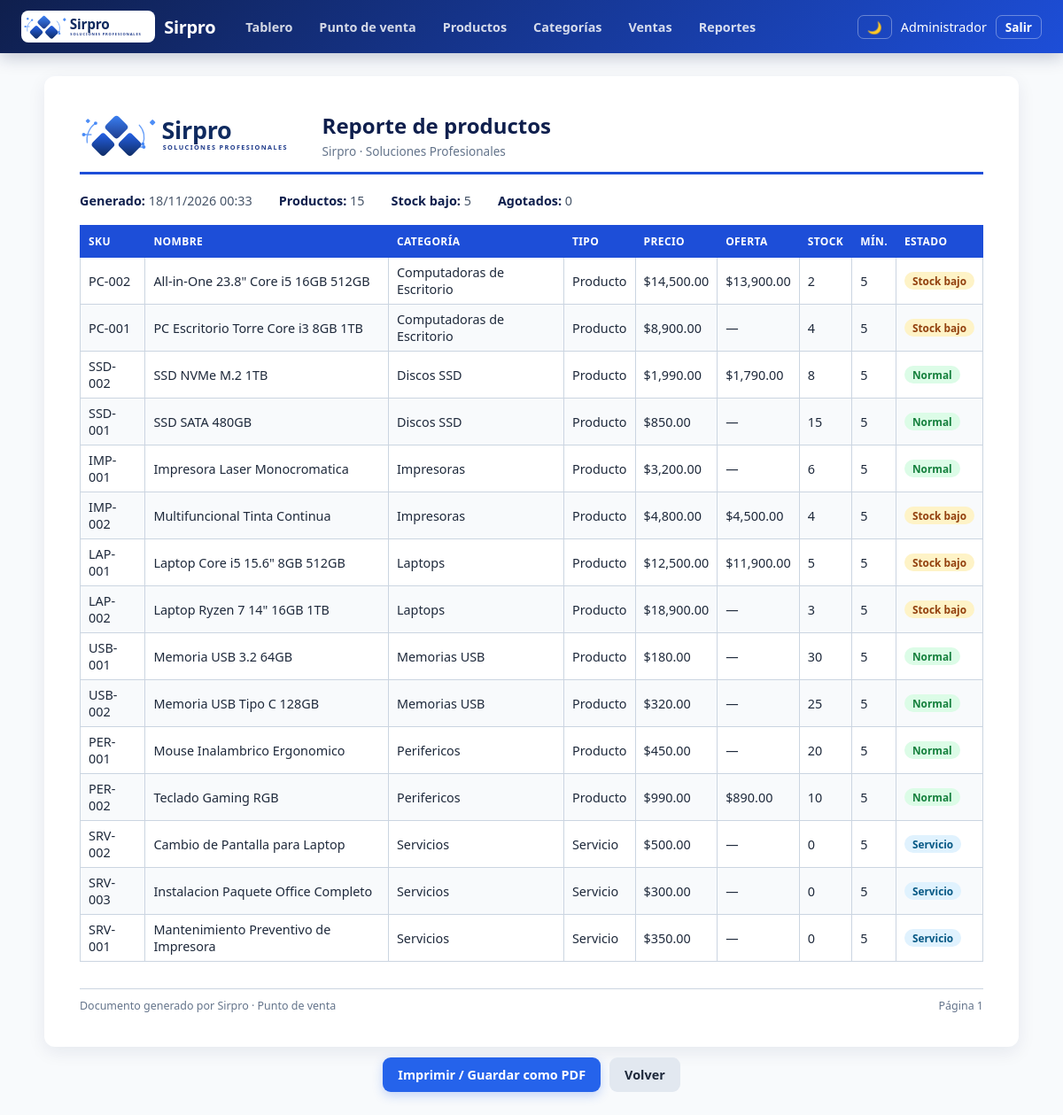
/reporte_productos.php (signed in), run on the app's committed database.
### tables this page shows
CREATE TABLE productos (
    id INT AUTO_INCREMENT PRIMARY KEY,
    sku VARCHAR(50) NOT NULL UNIQUE,
    nombre VARCHAR(150) NOT NULL,
    categoria_id INT NOT NULL,
    tipo ENUM('producto','servicio') NOT NULL DEFAULT 'producto',
    descripcion TEXT,
    imagen VARCHAR(120) NULL,
    precio DECIMAL(10,2) NOT NULL DEFAULT 0,
    precio_oferta DECIMAL(10,2) NULL,
    stock INT NOT NULL DEFAULT 0,
    stock_minimo INT NOT NULL DEFAULT 5,
    activo TINYINT(1) NOT NULL DEFAULT 1,
    FOREIGN KEY (categoria_id) REFERENCES categorias(id)
);

CREATE TABLE categorias (
    id INT AUTO_INCREMENT PRIMARY KEY,
    nombre VARCHAR(100) NOT NULL UNIQUE
);

### reporte_productos.php (the view, shortened to what this page needs)
<?php
require __DIR__ . '/includes/bootstrap.php';
$pdo = db();
$productos = $pdo->query(
    'SELECT p.sku, p.nombre, c.nombre AS categoria, p.tipo, p.descripcion,
            p.precio, p.precio_oferta, p.stock, p.stock_minimo
     FROM productos p
     JOIN categorias c ON c.id = p.categoria_id
     WHERE p.activo = 1
     ORDER BY c.nombre, p.nombre'
)->fetchAll();
$bajos = 0;
$agotados = 0;
foreach ($productos as $p) {
    if ($p['tipo'] !== 'producto') {
        continue;
    }
    $estado = estadoStock((int) $p['stock'], (int) ($p['stock_minimo'] ?? 5), 'producto');
    if ($estado === 'bajo') {
        $bajos++;
    } elseif ($estado === 'agotado') {
        $agotados++;
    }
}
render('Reporte de productos', '');
?>
<div class="reporte-pdf">
    <div class="hoja">
        <div class="hoja-cabecera">
            <img src="assets/logo.svg" alt="Sirpro">
            <div>
                <h2>Reporte de productos</h2>
                <p>Sirpro · Soluciones Profesionales</p>
            </div>
        </div>
        <div class="hoja-meta">
            <span><strong>Generado:</strong> <?= e(date('d/m/Y H:i')) ?></span>
            <span><strong>Productos:</strong> <?= count($productos) ?></span>
            <span><strong>Stock bajo:</strong> <?= $bajos ?></span>
            <span><strong>Agotados:</strong> <?= $agotados ?></span>
        </div>
        <table>
            <thead><tr><th>SKU</th><th>Nombre</th><th>Categoría</th><th>Tipo</th><th>Precio</th><th>Oferta</th><th>Stock</th><th>Mín.</th><th>Estado</th></tr></thead>
            <tbody>
            <?php foreach ($productos as $p): ?>
                <?php
                    $minimo = (int) ($p['stock_minimo'] ?? 5);
                    $estado = estadoStock((int) $p['stock'], $minimo, $p['tipo']);
                ?>
                <tr>
                    <td><?= e($p['sku']) ?></td>
                    <td><?= e($p['nombre']) ?></td>
                    <td><?= e($p['categoria']) ?></td>
                    <td><?= $p['tipo'] === 'servicio' ? 'Servicio' : 'Producto' ?></td>
                    <td><?= moneda((float) $p['precio']) ?></td>
                    <td><?= $p['precio_oferta'] !== null ? moneda((float) $p['precio_oferta']) : '—' ?></td>
                    <td><?= (int) $p['stock'] ?></td>
                    <td><?= $minimo ?></td>
                    <td><span class="badge <?= $estado ?>"><?= e(etiquetaStock($estado)) ?></span></td>
                </tr>
            <?php endforeach; ?>
            </tbody>
        </table>
        <div class="hoja-pie">
            <span>Documento generado por Sirpro · Punto de venta</span>
            <span>Página 1</span>
        </div>
    </div>
    <div class="acciones centrado no-print">
        <button type="button" class="btn primary" onclick="window.print()">Imprimir / Guardar como PDF</button>
        <a class="btn secondary" href="reportes.php">Volver</a>
    </div>
</div>
<?php renderFin(); ?>

### includes/bootstrap.php (shortened to what this page needs)
<?php
function e(mixed $valor): string
{
    return htmlspecialchars((string) $valor, ENT_QUOTES, 'UTF-8');
}
function moneda(float $monto): string
{
    return '$' . number_format($monto, 2);
}
function estadoStock(int $stock, int $minimo, string $tipo): string
{
    if ($tipo === 'servicio') {
        return 'servicio';
    }
    return $stock <= max(0, $minimo) ? 'bajo' : 'ok';
}
function etiquetaStock(string $estado): string
{
    return match ($estado) {
        'agotado' => 'Agotado',
        'bajo' => 'Stock bajo',
        'servicio' => 'Servicio',
        default => 'Normal',
    };
}
function render(string $titulo, string $contenido): void
{
    $nombre = e($_SESSION['nombre'] ?? '');
    $rol = $_SESSION['rol'] ?? '';
    $links = $rol === 'admin'
        ? '<a href="dashboard.php">Tablero</a><a href="pos.php">Punto de venta</a><a href="productos.php">Productos</a><a href="categorias.php">Categorías</a><a href="ventas.php">Ventas</a><a href="reportes.php">Reportes</a>'
        : '<a href="dashboard.php">Tablero</a><a href="pos.php">Punto de venta</a><a href="ventas.php">Ventas</a>';
    echo <<<HTML
<!DOCTYPE html>
<html lang="es">
<head>
<meta charset="UTF-8">
<meta name="viewport" content="width=device-width, initial-scale=1">
<title>{$titulo} - Sirpro</title>
<link rel="stylesheet" href="assets/style.css">
<script>
function toggleDark(){
  document.body.classList.toggle('dark');
  localStorage.setItem('sirpro-dark', document.body.classList.contains('dark') ? '1' : '0');
  var b=document.getElementById('dark-btn'); if(b) b.textContent=document.body.classList.contains('dark')?'☀️':'🌙';
}
</script>
</head>
<body>
<script>
if (localStorage.getItem('sirpro-dark') === '1') document.body.classList.add('dark');
document.addEventListener('DOMContentLoaded', function(){
  if (document.body.classList.contains('dark')) {
    var b = document.getElementById('dark-btn');
    if (b) b.textContent = '☀️';
  }
});
</script>
<header class="topbar">
    <div class="brand"><img src="assets/logo.png" alt="Sirpro" onerror="this.onerror=function(){this.style.display='none'};this.src='assets/logo.svg'"><span>Sirpro</span></div>
    <nav>
        {$links}
    </nav>
    <div class="user"><button class="btn ghost mini" id="dark-btn" type="button" onclick="toggleDark()" title="Cambiar modo oscuro">🌙</button> {$nombre} <a class="btn ghost mini" href="logout.php">Salir</a></div>
</header>
<main>
HTML;
}
function renderFin(): void
{
    echo "</main>\n</body>\n</html>\n";
}

### assets/style.css (style rules this page uses)
:root { color-scheme: light; --azul: #2563eb; --azul-oscuro: #0f1f4d; --grad: linear-gradient(135deg, #0f1f4d 0%, #1d4ed8 100%); --gris: #f1f5f9; --borde: #e2e8f0; --rojo: #dc2626; --verde: #16a34a; --ambar: #d97706; --bg: #f8fafc; --card: #ffffff; --text: #1e293b; --text-sec: #64748b; --tabla-head: #f8fafc; --sombra: 0 6px 20px rgba(15, 31, 77, .08); --sombra-hover: 0 10px 28px rgba(37, 99, 235, .16); }
* { box-sizing: border-box; }
body { margin: 0; font-family: "Segoe UI", Inter, Arial, sans-serif; background: var(--bg); color: var(--text); }
main { padding: 26px; max-width: 1400px; margin: 0 auto; }
h2 { margin: 0 0 14px; font-size: 1.1rem; color: var(--azul-oscuro); }
.topbar { display: flex; align-items: center; gap: 22px; padding: 12px 24px; background: var(--grad); color: #fff; box-shadow: 0 4px 18px rgba(15, 31, 77, .25); }
.topbar nav { display: flex; gap: 6px; flex-wrap: wrap; }
.topbar nav a { color: rgba(255,255,255,.82); text-decoration: none; font-weight: 600; font-size: .9rem; padding: 7px 12px; border-radius: 8px; transition: background .15s, color .15s; }
.topbar .user { margin-left: auto; display: flex; align-items: center; gap: 10px; font-size: .9rem; }
.topbar .user a { color: #fff; text-decoration: none; }
.brand { display: flex; align-items: center; gap: 10px; font-weight: 800; font-size: 1.25rem; letter-spacing: -.3px; }
.brand img { height: 36px; background: #fff; border-radius: 8px; padding: 2px; }
.btn { display: inline-flex; align-items: center; justify-content: center; gap: 6px; padding: 9px 16px; border: 1px solid transparent; border-radius: 9px; background: #e2e8f0; color: #1e293b; font: inherit; font-size: .9rem; font-weight: 650; cursor: pointer; text-decoration: none; transition: transform .12s, box-shadow .15s, background .15s, filter .15s; }
.btn.mini { padding: 3px 10px; font-size: .85rem; border-radius: 7px; }
.btn.primary { background: #2563eb; color: #fff; box-shadow: 0 4px 12px rgba(37,99,235,.25); }
.btn.secondary { background: #e2e8f0; color: #1e293b; }
.btn.ghost { background: transparent; border-color: rgba(255,255,255,.35); color: #fff; }
.badge { display: inline-block; padding: 2px 9px; border-radius: 999px; font-size: .74rem; font-weight: 700; white-space: nowrap; }
.badge.ok { background: #dcfce7; color: #15803d; }
.badge.bajo { background: #fef3c7; color: #92400e; }
.badge.servicio { background: #e0f2fe; color: #075985; }
table { width: 100%; border-collapse: collapse; }
th, td { padding: 9px 10px; border-bottom: 1px solid var(--borde); text-align: left; font-size: .9rem; vertical-align: middle; }
th { background: var(--tabla-head); color: var(--text-sec); font-weight: 700; text-transform: uppercase; font-size: .75rem; letter-spacing: .4px; }
.acciones { display: flex; gap: 10px; justify-content: flex-end; margin-top: 12px; flex-wrap: wrap; }
.acciones.centrado { justify-content: center; }
.reporte-pdf { max-width: 1100px; margin: 0 auto; }
.hoja { background: #fff; color: #1e293b; padding: 38px 40px; border-radius: 12px; box-shadow: var(--sombra); font-family: "Segoe UI", Arial, sans-serif; }
.hoja-cabecera { display: flex; align-items: center; gap: 16px; border-bottom: 3px solid #1d4ed8; padding-bottom: 14px; margin-bottom: 20px; }
.hoja-cabecera img { height: 56px; background: #fff; border-radius: 8px; }
.hoja-cabecera h2 { margin: 0; font-size: 1.5rem; color: #0f1f4d; }
.hoja-cabecera p { margin: 3px 0 0; color: #64748b; font-size: .85rem; }
.hoja-meta { display: flex; gap: 30px; margin-bottom: 18px; font-size: .9rem; color: #475569; }
.hoja-meta strong { color: #0f1f4d; }
.hoja table { width: 100%; border-collapse: collapse; font-size: .86rem; }
.hoja th { background: #1d4ed8 !important; color: #fff !important; text-transform: uppercase; font-size: .75rem; letter-spacing: .4px; border: 1px solid #1d4ed8; padding: 9px; }
.hoja td { border: 1px solid #cbd5e1; padding: 7px 9px; }
.hoja tbody tr:nth-child(even) { background: #f8fafc; }
.hoja-pie { margin-top: 30px; padding-top: 10px; border-top: 1px solid #cbd5e1; font-size: .78rem; color: #64748b; display: flex; justify-content: space-between; }

### data on the page
productos: sku "PC-002", nombre "All-in-One 23.8\" Core i5 16GB 512GB", categoria.nombre "Computadoras de Escritorio", shows "Producto", precio "$14,500.00", precio_oferta "$13,900.00", stock "2", stock_minimo "5", etiquetaStock($estado) "Stock bajo"
productos: sku "PC-001", nombre "PC Escritorio Torre Core i3 8GB 1TB", categoria.nombre "Computadoras de Escritorio", shows "Producto", precio "$8,900.00", stock "4", stock_minimo "5", etiquetaStock($estado) "Stock bajo"
productos: sku "SSD-002", nombre "SSD NVMe M.2 1TB", categoria.nombre "Discos SSD", shows "Producto", precio "$1,990.00", precio_oferta "$1,790.00", stock "8", stock_minimo "5", etiquetaStock($estado) "Normal"
productos: sku "SSD-001", nombre "SSD SATA 480GB", categoria.nombre "Discos SSD", shows "Producto", precio "$850.00", stock "15", stock_minimo "5", etiquetaStock($estado) "Normal"
productos: sku "IMP-001", nombre "Impresora Laser Monocromatica", categoria.nombre "Impresoras", shows "Producto", precio "$3,200.00", stock "6", stock_minimo "5", etiquetaStock($estado) "Normal"
productos: sku "IMP-002", nombre "Multifuncional Tinta Continua", categoria.nombre "Impresoras", shows "Producto", precio "$4,800.00", precio_oferta "$4,500.00", stock "4", stock_minimo "5", etiquetaStock($estado) "Stock bajo"
productos: sku "LAP-001", nombre "Laptop Core i5 15.6\" 8GB 512GB", categoria.nombre "Laptops", shows "Producto", precio "$12,500.00", precio_oferta "$11,900.00", stock "5", stock_minimo "5", etiquetaStock($estado) "Stock bajo"
productos: sku "LAP-002", nombre "Laptop Ryzen 7 14\" 16GB 1TB", categoria.nombre "Laptops", shows "Producto", precio "$18,900.00", stock "3", stock_minimo "5", etiquetaStock($estado) "Stock bajo"
productos: sku "USB-001", nombre "Memoria USB 3.2 64GB", categoria.nombre "Memorias USB", shows "Producto", precio "$180.00", stock "30", stock_minimo "5", etiquetaStock($estado) "Normal"
productos: sku "USB-002", nombre "Memoria USB Tipo C 128GB", categoria.nombre "Memorias USB", shows "Producto", precio "$320.00", stock "25", stock_minimo "5", etiquetaStock($estado) "Normal"
productos: sku "PER-001", nombre "Mouse Inalambrico Ergonomico", categoria.nombre "Perifericos", shows "Producto", precio "$450.00", stock "20", stock_minimo "5", etiquetaStock($estado) "Normal"
productos: sku "PER-002", nombre "Teclado Gaming RGB", categoria.nombre "Perifericos", shows "Producto", precio "$990.00", precio_oferta "$890.00", stock "10", stock_minimo "5", etiquetaStock($estado) "Normal"
productos: sku "SRV-002", nombre "Cambio de Pantalla para Laptop", categoria.nombre "Servicios", precio "$500.00", stock "0", stock_minimo "5", etiquetaStock($estado) "Servicio"
productos: sku "SRV-003", nombre "Instalacion Paquete Office Completo", categoria.nombre "Servicios", precio "$300.00", stock "0", stock_minimo "5", etiquetaStock($estado) "Servicio"
productos: sku "SRV-001", nombre "Mantenimiento Preventivo de Impresora", categoria.nombre "Servicios", precio "$350.00", stock "0", stock_minimo "5", etiquetaStock($estado) "Servicio"

### other printed values
$nombre "Administrador"
count($productos) "15"
$bajos "5"
$agotados "0"
